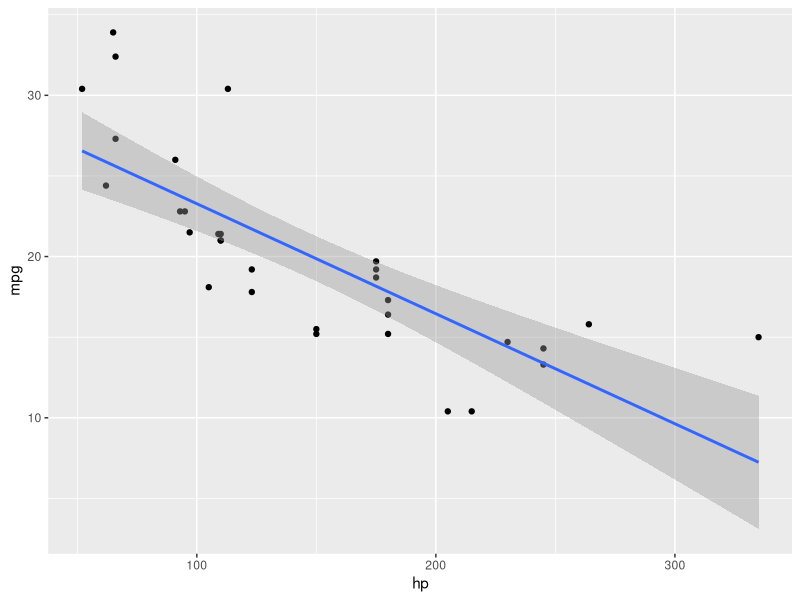
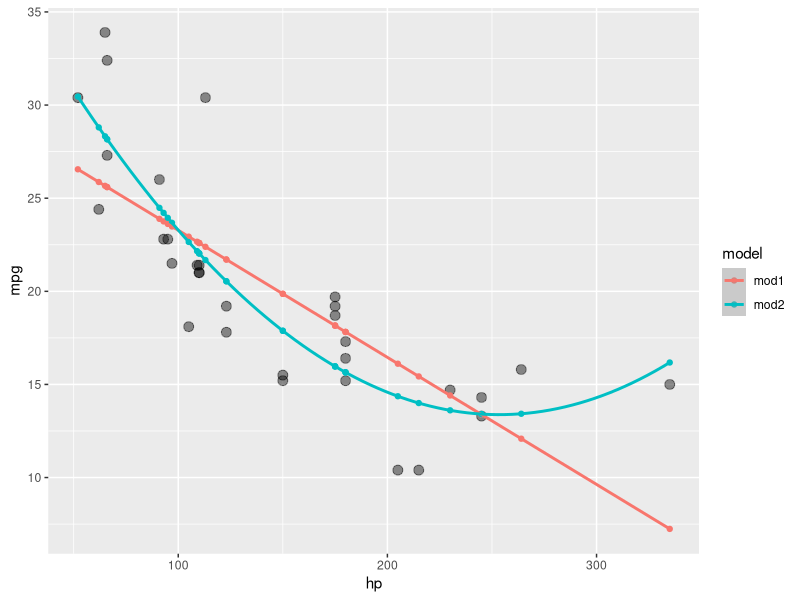

Source code (R) for these figures, in order:
## ---- chunk 1
knitr::opts_chunk$set(echo = TRUE)
data(mtcars)
library(tidyverse)
library(modelr)
## ---- chunk 2
summary(mtcars)
## ---- chunk 3
ggplot(mtcars, aes(x=hp,y=mpg))+
  geom_point()+
  geom_smooth(method="lm")
## ---- chunk 4
mod1 <- glm(data = mtcars, 
            formula = mpg ~ hp)
mod2 <- glm(data = mtcars, 
            formula = mpg ~ poly(hp,2))

## ---- chunk 5

gather_predictions(mtcars,mod1,mod2) %>% 
  ggplot(aes(x=hp,y=mpg))+
  geom_point(size=3,alpha=0.25)+
  geom_point(aes(y=pred,color=model))+
  geom_smooth(aes(y=pred,color=model))

## ---- chunk 6
mean(residuals(mod1)^2)
mean(residuals(mod2)^2)
